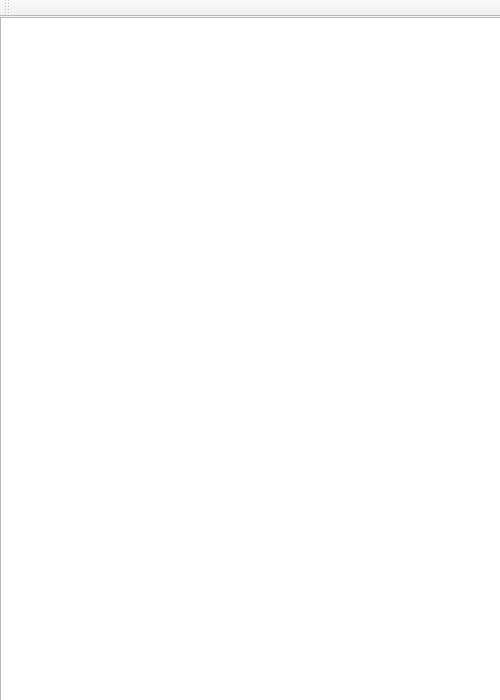
<?xml version="1.0" encoding="UTF-8"?>
<ui version="4.0">
 <class>MainWindow</class>
 <widget class="QMainWindow" name="MainWindow">
  <property name="geometry">
   <rect>
    <x>0</x>
    <y>0</y>
    <width>500</width>
    <height>700</height>
   </rect>
  </property>
  <property name="windowTitle">
   <string>MainWindow</string>
  </property>
  <widget class="QWidget" name="centralWidget">
   <widget class="QLabel" name="label">
    <property name="geometry">
     <rect>
      <x>250</x>
      <y>140</y>
      <width>100</width>
      <height>100</height>
     </rect>
    </property>
    <property name="autoFillBackground">
     <bool>false</bool>
    </property>
    <property name="text">
     <string/>
    </property>
    <property name="scaledContents">
     <bool>false</bool>
    </property>
   </widget>
   <widget class="QLabel" name="SunInWindowLabel">
    <property name="geometry">
     <rect>
      <x>60</x>
      <y>40</y>
      <width>80</width>
      <height>80</height>
     </rect>
    </property>
    <property name="text">
     <string>TextLabel</string>
    </property>
   </widget>
   <widget class="QGraphicsView" name="view">
    <property name="geometry">
     <rect>
      <x>0</x>
      <y>0</y>
      <width>1032</width>
      <height>726</height>
     </rect>
    </property>
   </widget>
  </widget>
  <widget class="QMenuBar" name="menuBar">
   <property name="geometry">
    <rect>
     <x>0</x>
     <y>0</y>
     <width>500</width>
     <height>22</height>
    </rect>
   </property>
  </widget>
  <widget class="QToolBar" name="mainToolBar">
   <attribute name="toolBarArea">
    <enum>TopToolBarArea</enum>
   </attribute>
   <attribute name="toolBarBreak">
    <bool>false</bool>
   </attribute>
  </widget>
 </widget>
 <layoutdefault spacing="6" margin="11"/>
 <resources/>
 <connections/>
</ui>
